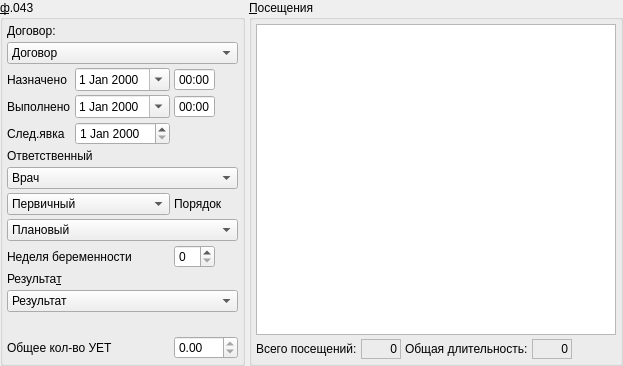
           <widget class="QFrame" name="frame">
            <property name="frameShape">
             <enum>QFrame::NoFrame</enum>
            </property>
            <property name="frameShadow">
             <enum>QFrame::Raised</enum>
            </property>
            <layout class="QHBoxLayout" name="horizontalLayout">
             <property name="spacing">
              <number>4</number>
             </property>
             <property name="margin">
              <number>0</number>
             </property>
             <item>
              <widget class="QGroupBox" name="grpBase">
               <property name="sizePolicy">
                <sizepolicy hsizetype="Preferred" vsizetype="Preferred">
                 <horstretch>0</horstretch>
                 <verstretch>0</verstretch>
                </sizepolicy>
               </property>
               <property name="title">
                <string>&amp;ф.043</string>
               </property>
               <layout class="QGridLayout" name="gridLayout_4">
                <property name="margin">
                 <number>4</number>
                </property>
                <property name="spacing">
                 <number>4</number>
                </property>
                <item row="2" column="0">
                 <widget class="QLabel" name="lblBegDate">
                  <property name="sizePolicy">
                   <sizepolicy hsizetype="Preferred" vsizetype="Preferred">
                    <horstretch>0</horstretch>
                    <verstretch>0</verstretch>
                   </sizepolicy>
                  </property>
                  <property name="text">
                   <string>Назначено</string>
                  </property>
                  <property name="buddy">
                   <cstring>edtBegDate</cstring>
                  </property>
                 </widget>
                </item>
                <item row="10" column="0" colspan="3">
                 <widget class="QLabel" name="lblResult">
                  <property name="text">
                   <string>Результа&amp;т</string>
                  </property>
                  <property name="alignment">
                   <set>Qt::AlignLeading|Qt::AlignLeft|Qt::AlignVCenter</set>
                  </property>
                  <property name="buddy">
                   <cstring>cmbResult</cstring>
                  </property>
                 </widget>
                </item>
                <item row="4" column="0">
                 <widget class="QLabel" name="lblNextDate">
                  <property name="text">
                   <string>След.явка</string>
                  </property>
                 </widget>
                </item>
                <item row="7" column="2">
                 <widget class="QLabel" name="lblOrder">
                  <property name="text">
                   <string>Порядок</string>
                  </property>
                 </widget>
                </item>
                <item row="7" column="0" colspan="2">
                 <widget class="CROComboBox" name="cmbPrimary">
                  <item>
                   <property name="text">
                    <string>Первичный</string>
                   </property>
                  </item>
                  <item>
                   <property name="text">
                    <string>Повторный</string>
                   </property>
                  </item>
                  <item>
                   <property name="text">
                    <string>Актив</string>
                   </property>
                  </item>
                 </widget>
                </item>
                <item row="3" column="1" colspan="2">
                 <widget class="QFrame" name="frmEndDateTime">
                  <property name="sizePolicy">
                   <sizepolicy hsizetype="Maximum" vsizetype="Preferred">
                    <horstretch>0</horstretch>
                    <verstretch>0</verstretch>
                   </sizepolicy>
                  </property>
                  <property name="frameShape">
                   <enum>QFrame::NoFrame</enum>
                  </property>
                  <property name="frameShadow">
                   <enum>QFrame::Plain</enum>
                  </property>
                  <property name="lineWidth">
                   <number>0</number>
                  </property>
                  <layout class="QHBoxLayout" name="horizontalLayout_4">
                   <property name="spacing">
                    <number>4</number>
                   </property>
                   <property name="margin">
                    <number>0</number>
                   </property>
                   <item>
                    <widget class="CDateEdit" name="edtEndDate">
                     <property name="sizePolicy">
                      <sizepolicy hsizetype="Maximum" vsizetype="Fixed">
                       <horstretch>0</horstretch>
                       <verstretch>0</verstretch>
                      </sizepolicy>
                     </property>
                     <property name="whatsThis">
                      <string>дата окончания осмотра</string>
                     </property>
                     <property name="calendarPopup">
                      <bool>true</bool>
                     </property>
                    </widget>
                   </item>
                   <item>
                    <widget class="QTimeEdit" name="edtEndTime">
                     <property name="sizePolicy">
                      <sizepolicy hsizetype="Maximum" vsizetype="Fixed">
                       <horstretch>0</horstretch>
                       <verstretch>0</verstretch>
                      </sizepolicy>
                     </property>
                     <property name="buttonSymbols">
                      <enum>QAbstractSpinBox::NoButtons</enum>
                     </property>
                     <property name="displayFormat">
                      <string>HH:mm</string>
                     </property>
                    </widget>
                   </item>
                  </layout>
                 </widget>
                </item>
                <item row="0" column="0" colspan="3">
                 <widget class="QLabel" name="lblContract">
                  <property name="text">
                   <string>Договор:</string>
                  </property>
                 </widget>
                </item>
                <item row="1" column="0" colspan="3">
                 <widget class="CContractComboBox" name="cmbContract">
                  <property name="sizePolicy">
                   <sizepolicy hsizetype="Preferred" vsizetype="Fixed">
                    <horstretch>0</horstretch>
                    <verstretch>0</verstretch>
                   </sizepolicy>
                  </property>
                  <property name="whatsThis">
                   <string>номер, дата и основание договора в рамках которого производится осмотр</string>
                  </property>
                  <item>
                   <property name="text">
                    <string>Договор</string>
                   </property>
                  </item>
                 </widget>
                </item>
                <item row="8" column="0" colspan="3">
                 <widget class="CROComboBox" name="cmbOrder">
                  <property name="sizePolicy">
                   <sizepolicy hsizetype="Preferred" vsizetype="Fixed">
                    <horstretch>0</horstretch>
                    <verstretch>0</verstretch>
                   </sizepolicy>
                  </property>
                  <item>
                   <property name="text">
                    <string>Плановый</string>
                   </property>
                  </item>
                  <item>
                   <property name="text">
                    <string>Экстренный</string>
                   </property>
                  </item>
                  <item>
                   <property name="text">
                    <string>Самотёком</string>
                   </property>
                  </item>
                  <item>
                   <property name="text">
                    <string>Принудительный</string>
                   </property>
                  </item>
                  <item>
                   <property name="text">
                    <string>Внутренний перевод</string>
                   </property>
                  </item>
                  <item>
                   <property name="text">
                    <string>Неотложная</string>
                   </property>
                  </item>
                 </widget>
                </item>
                <item row="9" column="2">
                 <widget class="QSpinBox" name="edtPregnancyWeek">
                  <property name="sizePolicy">
                   <sizepolicy hsizetype="Maximum" vsizetype="Fixed">
                    <horstretch>0</horstretch>
                    <verstretch>0</verstretch>
                   </sizepolicy>
                  </property>
                  <property name="maximum">
                   <number>44</number>
                  </property>
                 </widget>
                </item>
                <item row="2" column="1" colspan="2">
                 <widget class="QFrame" name="frmBegDateTime">
                  <property name="sizePolicy">
                   <sizepolicy hsizetype="Maximum" vsizetype="Preferred">
                    <horstretch>0</horstretch>
                    <verstretch>0</verstretch>
                   </sizepolicy>
                  </property>
                  <property name="frameShape">
                   <enum>QFrame::NoFrame</enum>
                  </property>
                  <property name="frameShadow">
                   <enum>QFrame::Plain</enum>
                  </property>
                  <property name="lineWidth">
                   <number>0</number>
                  </property>
                  <layout class="QHBoxLayout" name="horizontalLayout_3">
                   <property name="spacing">
                    <number>4</number>
                   </property>
                   <property name="margin">
                    <number>0</number>
                   </property>
                   <item>
                    <widget class="CDateEdit" name="edtBegDate">
                     <property name="sizePolicy">
                      <sizepolicy hsizetype="Maximum" vsizetype="Fixed">
                       <horstretch>0</horstretch>
                       <verstretch>0</verstretch>
                      </sizepolicy>
                     </property>
                     <property name="whatsThis">
                      <string>дата начала осмотра</string>
                     </property>
                     <property name="calendarPopup">
                      <bool>true</bool>
                     </property>
                    </widget>
                   </item>
                   <item>
                    <widget class="QTimeEdit" name="edtBegTime">
                     <property name="sizePolicy">
                      <sizepolicy hsizetype="Maximum" vsizetype="Fixed">
                       <horstretch>0</horstretch>
                       <verstretch>0</verstretch>
                      </sizepolicy>
                     </property>
                     <property name="buttonSymbols">
                      <enum>QAbstractSpinBox::NoButtons</enum>
                     </property>
                     <property name="displayFormat">
                      <string>HH:mm</string>
                     </property>
                    </widget>
                   </item>
                  </layout>
                 </widget>
                </item>
                <item row="11" column="0" colspan="3">
                 <widget class="CRBComboBox" name="cmbResult">
                  <property name="whatsThis">
                   <string>результат осмотра</string>
                  </property>
                  <item>
                   <property name="text">
                    <string>Результат</string>
                   </property>
                  </item>
                 </widget>
                </item>
                <item row="4" column="1">
                 <widget class="CDateEdit" name="edtNextDate">
                  <property name="sizePolicy">
                   <sizepolicy hsizetype="Maximum" vsizetype="Fixed">
                    <horstretch>0</horstretch>
                    <verstretch>0</verstretch>
                   </sizepolicy>
                  </property>
                 </widget>
                </item>
                <item row="9" column="0" colspan="2">
                 <widget class="QLabel" name="lblPregnancyWeek">
                  <property name="sizePolicy">
                   <sizepolicy hsizetype="Maximum" vsizetype="Preferred">
                    <horstretch>0</horstretch>
                    <verstretch>0</verstretch>
                   </sizepolicy>
                  </property>
                  <property name="text">
                   <string>Неделя беременности</string>
                  </property>
                  <property name="buddy">
                   <cstring>edtPregnancyWeek</cstring>
                  </property>
                 </widget>
                </item>
                <item row="5" column="0" colspan="3">
                 <widget class="QLabel" name="lblPerson">
                  <property name="sizePolicy">
                   <sizepolicy hsizetype="Preferred" vsizetype="Preferred">
                    <horstretch>0</horstretch>
                    <verstretch>0</verstretch>
                   </sizepolicy>
                  </property>
                  <property name="text">
                   <string>Ответственный</string>
                  </property>
                  <property name="buddy">
                   <cstring>cmbPerson</cstring>
                  </property>
                 </widget>
                </item>
                <item row="3" column="0">
                 <widget class="QLabel" name="lblEndDate">
                  <property name="sizePolicy">
                   <sizepolicy hsizetype="Preferred" vsizetype="Preferred">
                    <horstretch>0</horstretch>
                    <verstretch>0</verstretch>
                   </sizepolicy>
                  </property>
                  <property name="text">
                   <string>Выполнено</string>
                  </property>
                  <property name="buddy">
                   <cstring>edtEndDate</cstring>
                  </property>
                 </widget>
                </item>
                <item row="12" column="0" colspan="3">
                 <spacer>
                  <property name="orientation">
                   <enum>Qt::Vertical</enum>
                  </property>
                  <property name="sizeHint" stdset="0">
                   <size>
                    <width>16</width>
                    <height>20</height>
                   </size>
                  </property>
                 </spacer>
                </item>
                <item row="6" column="0" colspan="3">
                 <widget class="CPersonComboBoxEx" name="cmbPerson">
                  <property name="sizePolicy">
                   <sizepolicy hsizetype="Preferred" vsizetype="Fixed">
                    <horstretch>0</horstretch>
                    <verstretch>0</verstretch>
                   </sizepolicy>
                  </property>
                  <property name="whatsThis">
                   <string>врач отвечающий за осмотр (терапевт)</string>
                  </property>
                  <item>
                   <property name="text">
                    <string>Врач</string>
                   </property>
                  </item>
                 </widget>
                </item>
                <item row="13" column="0" colspan="2">
                 <widget class="QLabel" name="lblCommonUET">
                  <property name="text">
                   <string>Общее кол-во УЕТ</string>
                  </property>
                 </widget>
                </item>
                <item row="13" column="2">
                 <widget class="QDoubleSpinBox" name="edtCommonUet">
                  <property name="readOnly">
                   <bool>true</bool>
                  </property>
                  <property name="maximum">
                   <double>999.990000000000009</double>
                  </property>
                 </widget>
                </item>
               </layout>
              </widget>
             </item>
             <item>
              <widget class="QGroupBox" name="groupBox">
               <property name="title">
                <string>&amp;Посещения</string>
               </property>
               <layout class="QGridLayout" name="gridLayout_3">
                <property name="margin">
                 <number>4</number>
                </property>
                <property name="spacing">
                 <number>4</number>
                </property>
                <item row="1" column="4">
                 <spacer>
                  <property name="orientation">
                   <enum>Qt::Horizontal</enum>
                  </property>
                  <property name="sizeHint" stdset="0">
                   <size>
                    <width>40</width>
                    <height>20</height>
                   </size>
                  </property>
                 </spacer>
                </item>
                <item row="0" column="0" colspan="5">
                 <widget class="CDentitionInDocTableView" name="tblVisits">
                  <property name="sizePolicy">
                   <sizepolicy hsizetype="Preferred" vsizetype="Expanding">
                    <horstretch>0</horstretch>
                    <verstretch>0</verstretch>
                   </sizepolicy>
                  </property>
                 </widget>
                </item>
                <item row="1" column="0">
                 <widget class="QLabel" name="lblVisitsCount">
                  <property name="text">
                   <string>Всего посещений:</string>
                  </property>
                 </widget>
                </item>
                <item row="1" column="1">
                 <widget class="QLabel" name="lblVisitsCountValue">
                  <property name="sizePolicy">
                   <sizepolicy hsizetype="Preferred" vsizetype="Preferred">
                    <horstretch>0</horstretch>
                    <verstretch>0</verstretch>
                   </sizepolicy>
                  </property>
                  <property name="minimumSize">
                   <size>
                    <width>40</width>
                    <height>0</height>
                   </size>
                  </property>
                  <property name="frameShape">
                   <enum>QFrame::StyledPanel</enum>
                  </property>
                  <property name="frameShadow">
                   <enum>QFrame::Sunken</enum>
                  </property>
                  <property name="text">
                   <string>0</string>
                  </property>
                  <property name="alignment">
                   <set>Qt::AlignRight|Qt::AlignTrailing|Qt::AlignVCenter</set>
                  </property>
                 </widget>
                </item>
                <item row="1" column="2">
                 <widget class="QLabel" name="lblVisitsDuration">
                  <property name="text">
                   <string>Общая длительность:</string>
                  </property>
                 </widget>
                </item>
                <item row="1" column="3">
                 <widget class="QLabel" name="lblVisitsDurationValue">
                  <property name="minimumSize">
                   <size>
                    <width>40</width>
                    <height>0</height>
                   </size>
                  </property>
                  <property name="frameShape">
                   <enum>QFrame::StyledPanel</enum>
                  </property>
                  <property name="frameShadow">
                   <enum>QFrame::Sunken</enum>
                  </property>
                  <property name="text">
                   <string>0</string>
                  </property>
                  <property name="alignment">
                   <set>Qt::AlignRight|Qt::AlignTrailing|Qt::AlignVCenter</set>
                  </property>
                 </widget>
                </item>
               </layout>
              </widget>
             </item>
            </layout>
           </widget>
